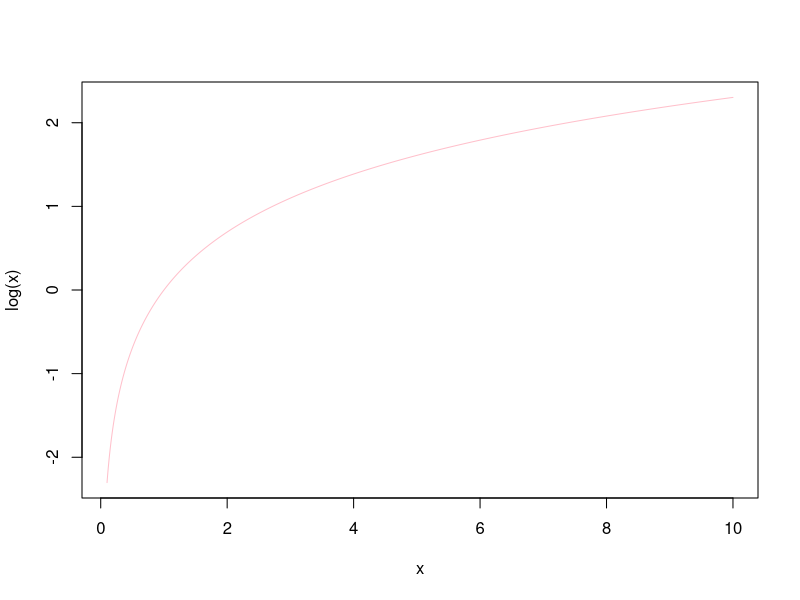
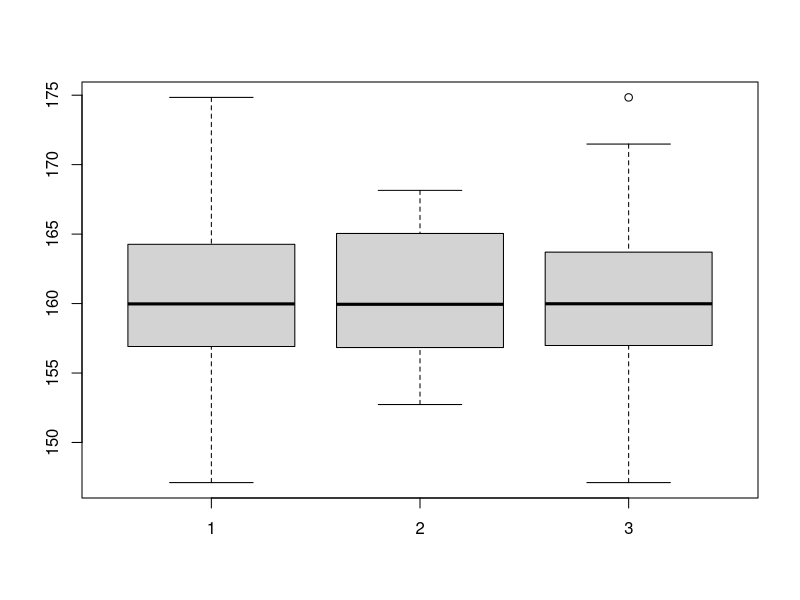

R code for these plots, in order:
## ---- chunk 1
knitr::opts_chunk$set(echo = TRUE)
## ---- chunk 2
x <- seq(from=0,to=100,by=1)
mean(x)
sd(x)
## ---- chunk 3
x <- seq(from=0.1,to=10,by=0.01)
length(x)
plot(x,log(x),type='l',col='pink')
## ---- chunk 4
x <- c(1,2,4)
x
class(x)
y <- c(sqrt(2),sqrt(3),sqrt(5))
y
class(y)
z <- c('pepito','juanito','zumalacarregui')
z
class(z)
## ---- chunk 5
taille <- c(1.88,1.65,1.92,1.76)
taille
class(taille)
sexe <- c("h","f","h","f")
sexe
class(sexe)
## ---- chunk 6
x <- rep('pepito',3)
x
y <- rep(c(sqrt(2),3),4)
y
## ---- chunk 7
x <- seq(from=-10,to=10,by=2.5)
x
## ---- chunk 8
x 
x[3:5]
length(x[3:5])
## ---- chunk 9
pi
LETTERS
letters
month.name
month.abb
## ---- chunk 10
taille <- c(1.88,NA,1.65,1.92,1.76,NA)
taille
mean(taille,na ='TRUE')
sd(taille,na = 'TRUE')
length(taille)
class(taille)
is.na(taille)
summary(taille)
sexe <- c("h","f",NA,"h",NA,"f")
sexe
## ---- chunk 11
sexe <- c(rep('f',25),rep('h',50))
taille <- rnorm(75,160,5)
bd <- data.frame(sexe,taille)
taille.f <- bd$taille[sexe == "f"]
taille.h <- bd$taille[sexe == "h"]
mean(taille.f)
mean(taille.h)
mean(taille)
boxplot(taille,taille.f,taille.h)
